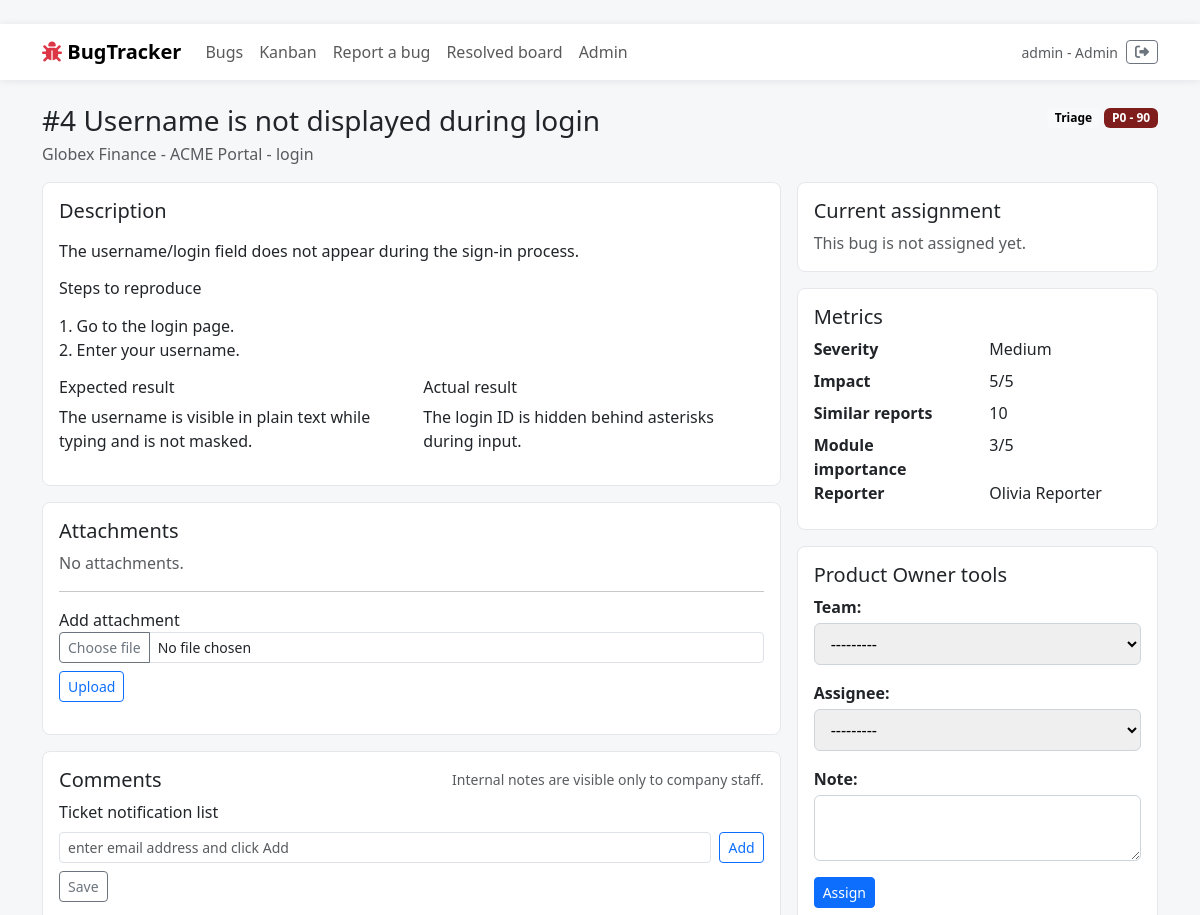
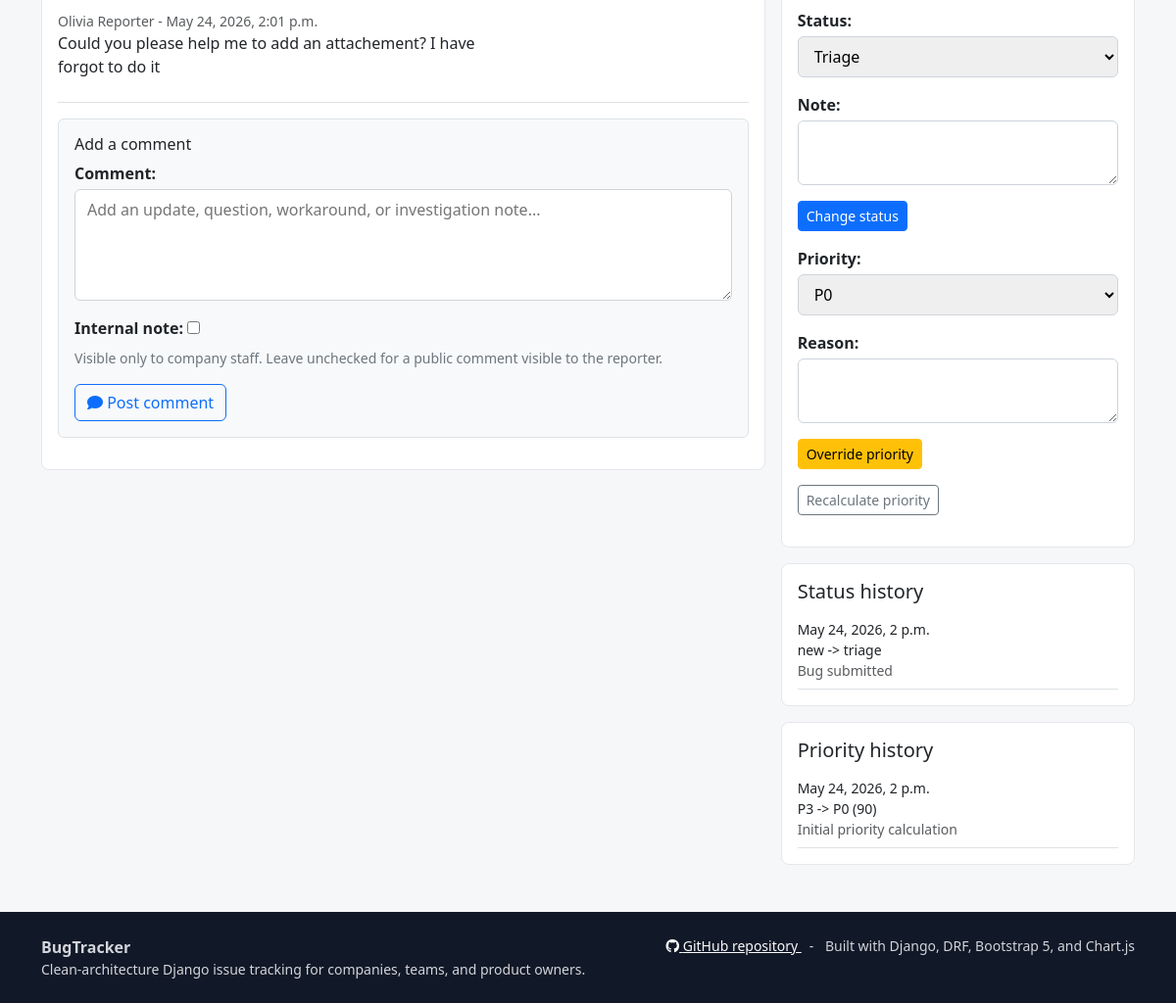
Before: /bugs/4/ (signed in) with the older database file (2 pictures, top to bottom).
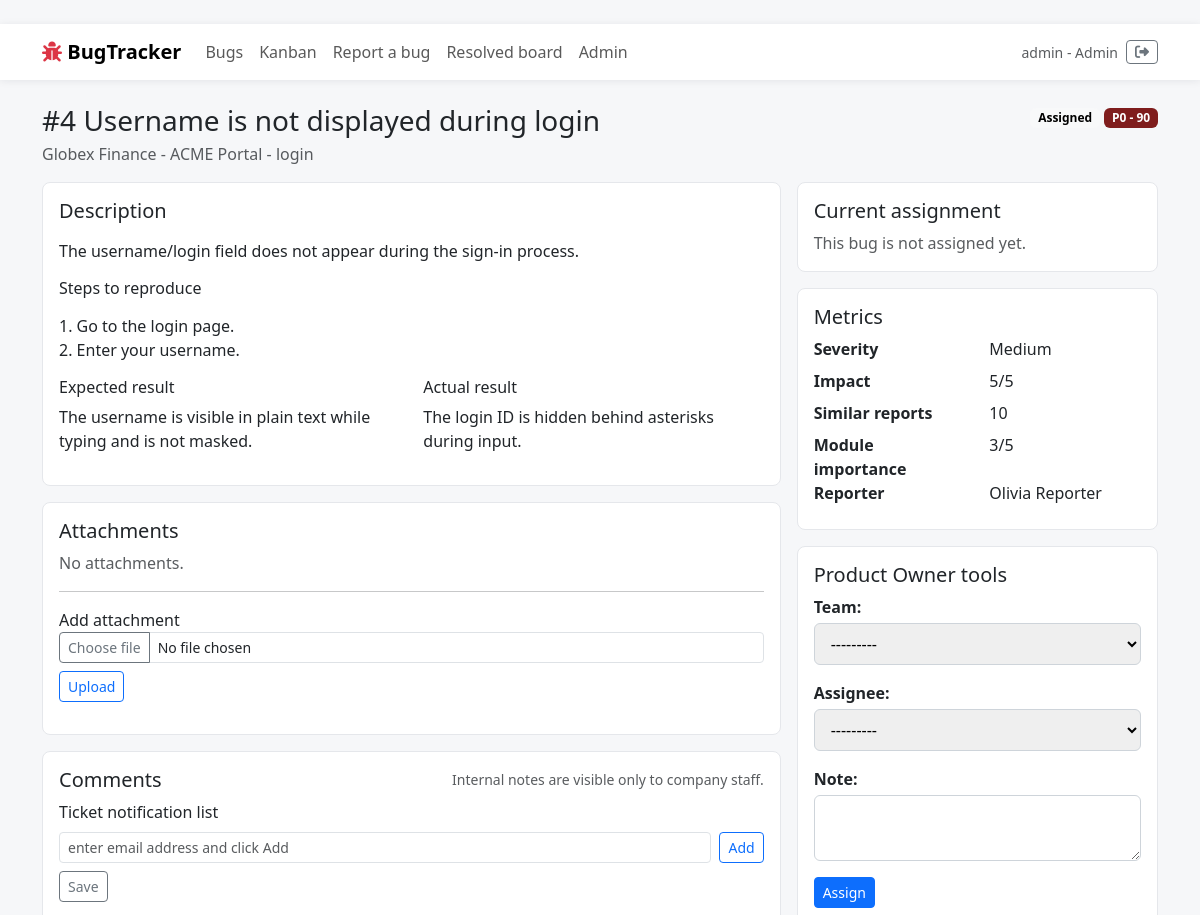
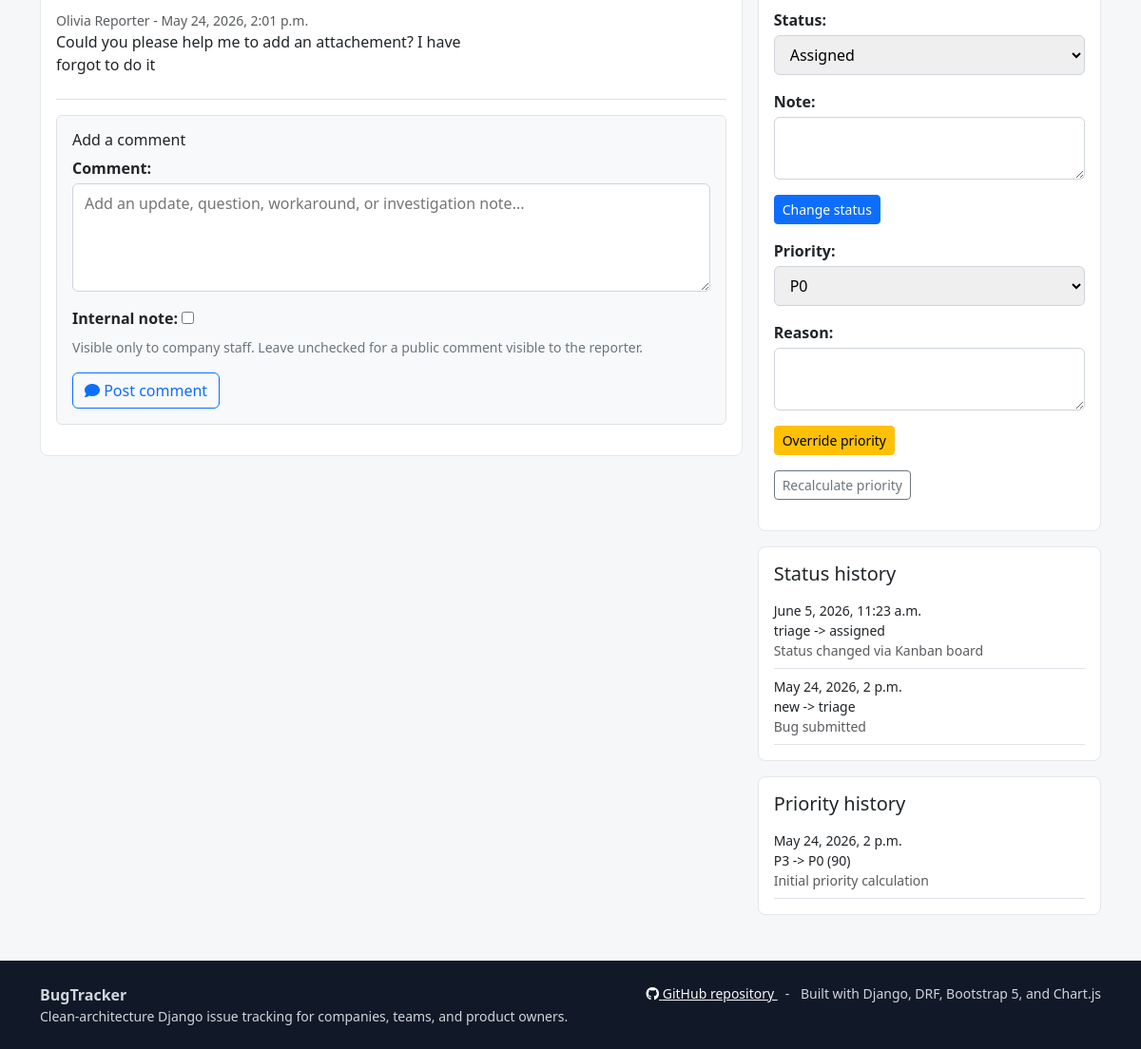
After: the same page with the newer database file (2 pictures, top to bottom).
### infrastructure/models.py (models this page shows, shortened)
class TimeStampedModel(models.Model):
    created_at = models.DateTimeField(auto_now_add=True)
    updated_at = models.DateTimeField(auto_now=True)
    class Meta:
        abstract = True

class Bug(TimeStampedModel):
    class Severity(models.TextChoices):
        LOW = "low", "Low"
        MEDIUM = "medium", "Medium"
        HIGH = "high", "High"
        CRITICAL = "critical", "Critical"
    class Status(models.TextChoices):
        TRIAGE = "triage", "Triage"
        ASSIGNED = "assigned", "Assigned"
        IN_PROGRESS = "in_progress", "In progress"
        RESOLVED = "resolved", "Resolved"
        VERIFIED = "verified", "Verified"
        DUPLICATE = "duplicate", "Duplicate"
        REOPENED = "reopened", "Reopened"
        CLOSED = "closed", "Closed"
    class Priority(models.TextChoices):
        P0 = "P0", "P0"
        P1 = "P1", "P1"
        P2 = "P2", "P2"
        P3 = "P3", "P3"
    title = models.CharField(max_length=220)
    description = models.TextField()
    reproduction_steps = models.TextField()
    expected_result = models.TextField()
    actual_result = models.TextField()
    severity = models.CharField(max_length=20, choices=Severity.choices)
    status = models.CharField(max_length=30, choices=Status.choices, default=Status.TRIAGE)
    priority = models.CharField(max_length=2, choices=Priority.choices, default=Priority.P3)
    priority_score = models.PositiveIntegerField(default=0)
    priority_override = models.BooleanField(default=False)
    priority_override_reason = models.TextField(blank=True)
    impact = models.PositiveSmallIntegerField(default=3, validators=[MinValueValidator(1), MaxValueValidator(5)])
    similar_count = models.PositiveIntegerField(default=0)
    module = models.CharField(max_length=120)
    module_importance = models.PositiveSmallIntegerField(default=3, validators=[MinValueValidator(1), MaxValueValidator(5)])
    product = models.CharField(max_length=160)
    notification_email = models.EmailField(blank=True, help_text="Optional email(s) to receive updates about this bug (comma-separated)")
    company = models.ForeignKey(Company, on_delete=models.CASCADE, related_name="bugs")
    reporter = models.ForeignKey(User, on_delete=models.CASCADE, related_name="reported_bugs")
    duplicate_of = models.ForeignKey("self", on_delete=models.SET_NULL, null=True, blank=True, related_name="duplicates")
    is_duplicate = models.BooleanField(default=False)
    is_reopened = models.BooleanField(default=False)
    is_verified = models.BooleanField(default=False)
    class Meta:
        ordering = ["priority", "-priority_score", "-created_at"]
        indexes = [
            models.Index(fields=["status", "priority"]),
            models.Index(fields=["company", "module"]),
            models.Index(fields=["reporter", "status"]),
        ]

class BugComment(TimeStampedModel):
    bug = models.ForeignKey(Bug, on_delete=models.CASCADE, related_name="comments")
    author = models.ForeignKey(User, on_delete=models.SET_NULL, null=True, related_name="bug_comments")
    body = models.TextField()
    is_internal = models.BooleanField(default=False)
    class Meta:
        ordering = ["created_at"]

class User(AbstractUser):
    class Role(models.TextChoices):
        REPORTER = "reporter", "Reporter"
        DEVELOPER = "developer", "Developer"
        PRODUCT_OWNER = "po", "Product Owner"
        ADMIN = "admin", "Admin"
    role = models.CharField(max_length=20, choices=Role.choices, default=Role.REPORTER)
    company = models.ForeignKey(Company, on_delete=models.SET_NULL, null=True, blank=True, related_name="users")
    teams = models.ManyToManyField(Team, blank=True, related_name="members")
    must_change_password = models.BooleanField(default=False)
    def __str__(self) -> str:
        return self.get_full_name() or self.username

class BugStatusHistory(models.Model):
    bug = models.ForeignKey(Bug, on_delete=models.CASCADE, related_name="status_history")
    old_status = models.CharField(max_length=30, blank=True)
    new_status = models.CharField(max_length=30)
    changed_by = models.ForeignKey(User, on_delete=models.SET_NULL, null=True, blank=True, related_name="status_changes")
    note = models.TextField(blank=True)
    changed_at = models.DateTimeField(auto_now_add=True)
    class Meta:
        ordering = ["-changed_at"]

class BugPriorityHistory(models.Model):
    bug = models.ForeignKey(Bug, on_delete=models.CASCADE, related_name="priority_history")
    old_priority = models.CharField(max_length=2, blank=True)
    new_priority = models.CharField(max_length=2)
    old_score = models.PositiveIntegerField(default=0)
    new_score = models.PositiveIntegerField(default=0)
    changed_by = models.ForeignKey(User, on_delete=models.SET_NULL, null=True, blank=True, related_name="priority_changes")
    reason = models.TextField(blank=True)
    is_manual_override = models.BooleanField(default=False)
    changed_at = models.DateTimeField(auto_now_add=True)
    class Meta:
        ordering = ["-changed_at"]

class Company(TimeStampedModel):
    name = models.CharField(max_length=160, unique=True)
    slug = models.SlugField(max_length=180, unique=True)
    product_name = models.CharField(max_length=160)
    is_active = models.BooleanField(default=True)
    class Meta:
        ordering = ["name"]
        verbose_name_plural = "companies"

### presentation/web/views.py (the view, shortened to what this page needs)
# urls.py: path("bugs/<int:pk>/", views.bug_detail, name="bug_detail"),
@login_required
def bug_detail(request, pk):
    bug = get_object_or_404(_visible_bugs_for(request.user), pk=pk)
    assignment_form = AssignmentForm(company=bug.company)
    status_form = StatusChangeForm(initial={"status": bug.status})
    priority_form = PriorityOverrideForm(initial={"priority": bug.priority})
    comments = bug.comments.all()
    if not is_staff_role(request.user):
        comments = comments.filter(is_internal=False)
    return render(
        request,
        "bugs/bug_detail.html",
        {
            "bug": bug,
            "active_assignment": bug.assignments.filter(is_active=True).select_related("team", "assignee", "assigned_by").first(),
            "comments": comments,
            "comment_form": BugCommentForm(),
            "assignment_form": assignment_form,
            "status_form": status_form,
            "priority_form": priority_form,
            "attachment_form": BugAttachmentForm(),
            "notification_form": BugNotificationForm(instance=bug),
            "can_manage": is_ba_or_admin(request.user),
        },
    )

### presentation/web/forms.py
class BugCommentForm(forms.ModelForm):
    class Meta:
        model = BugComment
        fields = ("body", "is_internal")
        labels = {
            "body": "Comment",
            "is_internal": "Internal note",
        }
        help_texts = {
            "is_internal": "Visible only to company staff. Leave unchecked for a public comment visible to the reporter.",
        }
        widgets = {
            "body": forms.Textarea(
                attrs={
                    "rows": 4,
                    "placeholder": "Add an update, question, workaround, or investigation note...",
                }
            )
        }

### infrastructure/models.py (called while the page is built)
    def __str__(self) -> str:
        return f"{self.company.name} / {self.name}"

### presentation/web/views.py (called while the page is built)
def _visible_bugs_for(user):
    if user.role == "admin":
        return Bug.objects.all()
    if user.role in {"developer", "po", "ba"} and user.company_id:
        return Bug.objects.filter(company=user.company)
    return Bug.objects.filter(Q(reporter=user) | Q(status__in=["resolved", "verified", "closed"]))

### shared_kernel/roles.py (called while the page is built)
def is_ba_or_admin(user) -> bool:
    return bool(user and user.is_authenticated and user.role in MANAGER_ROLES)

### presentation/web/templates/bugs/bug_detail.html (shortened to what the changed rows need)
﻿{% extends "base.html" %}
{% block content %}
<div class="d-flex justify-content-between align-items-start mb-3">
    <div>
        <h1 class="h3 mb-1">#{{ bug.id }} {{ bug.title }}</h1>
        <div class="text-muted">{{ bug.company.name }} - {{ bug.product }} - {{ bug.module }}</div>
    </div>
    <div class="text-end">
        <span class="badge text-bg-light">{{ bug.get_status_display }}</span>
        <span class="badge priority-{{ bug.priority }}">{{ bug.priority }} - {{ bug.priority_score }}</span>
    </div>
</div>
<div class="row g-3">
    <div class="col-lg-8">
        <div class="panel p-3 mb-3">
            <h2 class="h5">Description</h2>
            <p>{{ bug.description|linebreaks }}</p>
            <p>{{ bug.reproduction_steps|linebreaks }}</p>
            <div class="row">
                <div class="col-md-6"><h3 class="h6">Expected result</h3>{{ bug.expected_result|linebreaks }}</div>
                <div class="col-md-6"><h3 class="h6">Actual result</h3>{{ bug.actual_result|linebreaks }}</div>
            </div>
        </div>
        <div class="panel p-3 mb-3">
            <h2 class="h5">Attachments</h2>
        </div>
        <div class="panel p-3">
            <div class="d-flex justify-content-between align-items-center">
                <h2 class="h5 mb-0">Comments</h2>
            </div>
            {% for comment in comments %}
                <div class="border-bottom py-2">
                    <div class="small text-muted">{{ comment.author }} - {{ comment.created_at }}{% if comment.is_internal %} - internal note{% endif %}</div>
                    {{ comment.body|linebreaks }}
                </div>
            {% empty %}
                <p class="text-muted mt-3">No comments yet.</p>
            {% endfor %}
        </div>
    </div>
    <div class="col-lg-4">
        <div class="panel p-3 mb-3">
            <h2 class="h5">Current assignment</h2>
        </div>
        <div class="panel p-3 mb-3">
            <h2 class="h5">Metrics</h2>
            <dl class="row mb-0">
                <dt class="col-6">Severity</dt><dd class="col-6">{{ bug.get_severity_display }}</dd>
                <dt class="col-6">Impact</dt><dd class="col-6">{{ bug.impact }}/5</dd>
                <dt class="col-6">Similar reports</dt><dd class="col-6">{{ bug.similar_count }}</dd>
                <dt class="col-6">Module importance</dt><dd class="col-6">{{ bug.module_importance }}/5</dd>
                <dt class="col-6">Reporter</dt><dd class="col-6">{{ bug.reporter }}</dd>
            </dl>
        </div>
        {% if can_manage %}
            <div class="panel p-3 mb-3">
                <h2 class="h5">Product Owner tools</h2>
                <form method="post" action="{% url 'web:assign_bug' bug.pk %}" class="mb-3">{% csrf_token %}{{ assignment_form.as_p }}<button class="btn btn-sm btn-primary">Assign</button></form>
                <form method="post" action="{% url 'web:change_status' bug.pk %}" class="mb-3">{% csrf_token %}{{ status_form.as_p }}<button class="btn btn-sm btn-primary">Change status</button></form>
                <form method="post" action="{% url 'web:override_priority' bug.pk %}" class="mb-3">{% csrf_token %}{{ priority_form.as_p }}<button class="btn btn-sm btn-warning">Override priority</button></form>
                <form method="post" action="{% url 'web:recalculate_priority' bug.pk %}">{% csrf_token %}<button class="btn btn-sm btn-outline-secondary">Recalculate priority</button></form>
            </div>
        {% endif %}
        <div class="panel p-3 mb-3">
            <h2 class="h5">Status history</h2>
            {% for item in bug.status_history.all %}
                <div class="small border-bottom py-2">{{ item.changed_at }}<br>{{ item.old_status|default:"new" }} -> {{ item.new_status }}<br><span class="text-muted">{{ item.note }}</span></div>
            {% endfor %}
        </div>
        <div class="panel p-3">
            <h2 class="h5">Priority history</h2>
            {% for item in bug.priority_history.all %}
                <div class="small border-bottom py-2">{{ item.changed_at }}<br>{{ item.old_priority|default:"-" }} -> {{ item.new_priority }} ({{ item.new_score }})<br><span class="text-muted">{{ item.reason }}</span></div>
            {% endfor %}
        </div>
    </div>
</div>
{% endblock %}

Changed rows visible on the page:
changed Bug "Username is not displayed during login": status "Triage" → "Assigned"
added BugStatusHistory: changed_at "June 5, 2026, 11:23 a.m.", old_status "triage", new_status "assigned", note "Status changed via Kanban board"
Other visible differences:
form field status: "Triage" → "Assigned"
